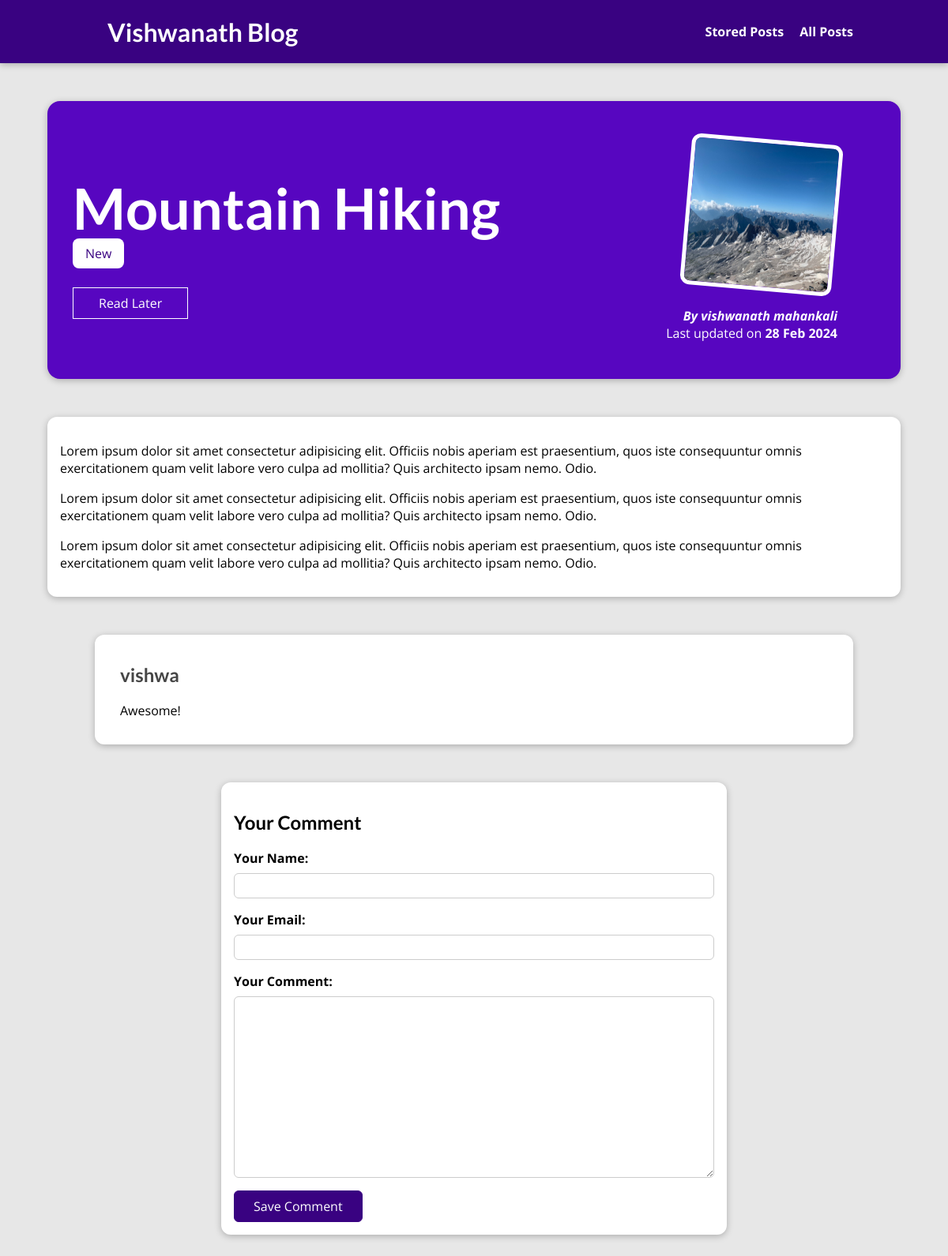
Page /posts/hike-in-the-mountains on the earlier database version.
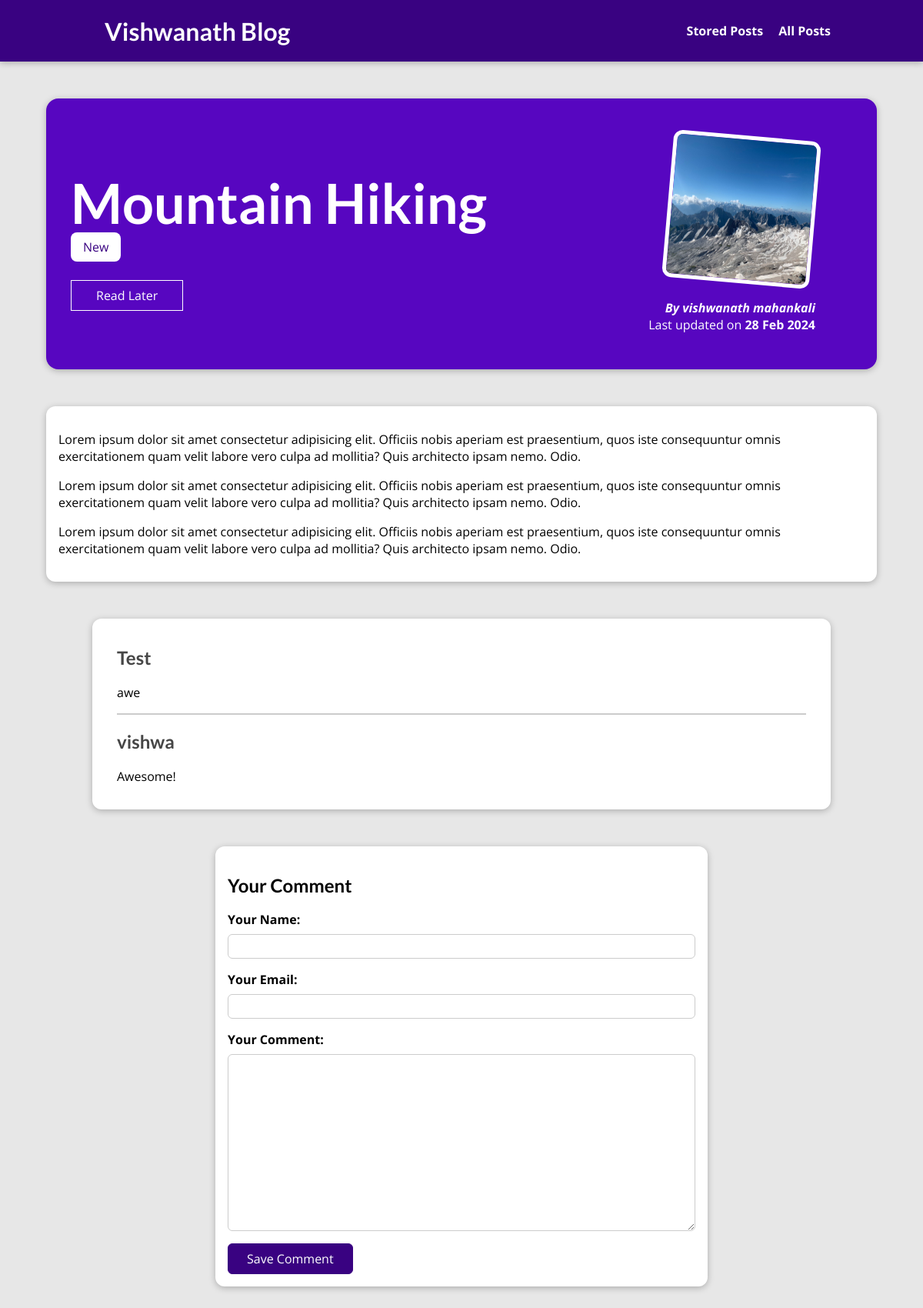
Same page on the later database version.
### blog/models.py (models this page shows, shortened)
class Tag(models.Model):
    caption = models.CharField(max_length=20)

class Comment(models.Model):
    user_name = models.CharField(max_length=120)
    user_email = models.EmailField()
    text = models.TextField(max_length=400)
    post = models.ForeignKey(Post, on_delete=models.CASCADE, related_name="comments")

### blog/views.py (the view, shortened to what this page needs)
# urls.py: path("posts/<slug:slug>", views.SinglePostView.as_view(), name="post-detail-page"),
class SinglePostView(View):
    def is_stored_post(self, request, post_id):
        stored_posts = request.session.get("stored_posts")
        if stored_posts is not None:
            is_saved_for_later = post_id in stored_posts
        else:
            is_saved_for_later = False
        return is_saved_for_later
    def get(self, request, slug):
        post = Post.objects.get(slug=slug)
        context = {
            "post": post,
            "post_tags": post.tags.all(),
            "comment_form": CommentForm(),
            "comments": post.comments.all().order_by("-id"),
            "saved_for_later": self.is_stored_post(request, post.id)
        }
        return render(request, 'blog/post-detail.html', context)

### blog/forms.py
class CommentForm(forms.ModelForm):
    class Meta:
        model = Comment
        exclude = ["post"]
        labels = {
            "user_name": "Your Name",
            "user_email": "Your Email",
            "text": "Your Comment"
        }

### blog/models.py (called while the page is built)
    def full_name(self):
        return f"{self.first_name} {self.last_name}"

    def __str__(self):
        return self.full_name()

### blog/templates/blog/post-detail.html (shortened to what this page needs)
{% extends "base.html" %}
{% load static %}
{% block css_files %}
<link rel="stylesheet" href="{% static 'blog/post-detail.css' %}" />
{% endblock %}
{% block content %}
<section id="summary">
  <h2>{{ post.title }}</h2>
  <div>
    {% for tag in post_tags %}
      <span class="tag">{{ tag.caption }}</span>
    {% endfor %}
  </div>
  <div id="read-later">
    <form action="{% url 'read-later' %}" method="POST">
      <button>
      {% if saved_for_later %}
        Remove from "Read Later" list
      {% else %}
        Read Later
      {% endif %}
      </button>
    </form>
    </div>
  <article>
    <img src="{{ post.image.url }}" alt="{{ post.title }}" />
    <address>By <a href="mailto:{{ post.author.email_address }}">{{ post.author }}</a></address>
    <div>Last updated on <time>{{ post.date|date:"d M Y" }}</time></div>
  </article>
</section>
<main>
  {{ post.content | linebreaks }}
</main>
<section id="comments">
  <ul>
    {% for comment in comments %}
    <li>
      <h2>{{ comment.user_name }}</h2>
      <p>{{ comment.text|linebreaks }}</p>
    </li>
    {% endfor %}
  </ul>
</section>
<section id="comment-form">
  <h2>Your Comment</h2>
  <form action="{% url 'post-detail-page' post.slug %}" method="POST">
    {% for form_field in comment_form %}
    <div class="form-control {% if form_field.errors %}invalid{% endif %}">
    {{ form_field.label_tag }}
    {{ form_field }}
    </div>
    {% endfor %}
    <button>Save Comment</button>
  </form>
</section>
{% endblock %}

Differences in the rows shown:
added Comment: user_name "Test", text "awe"
